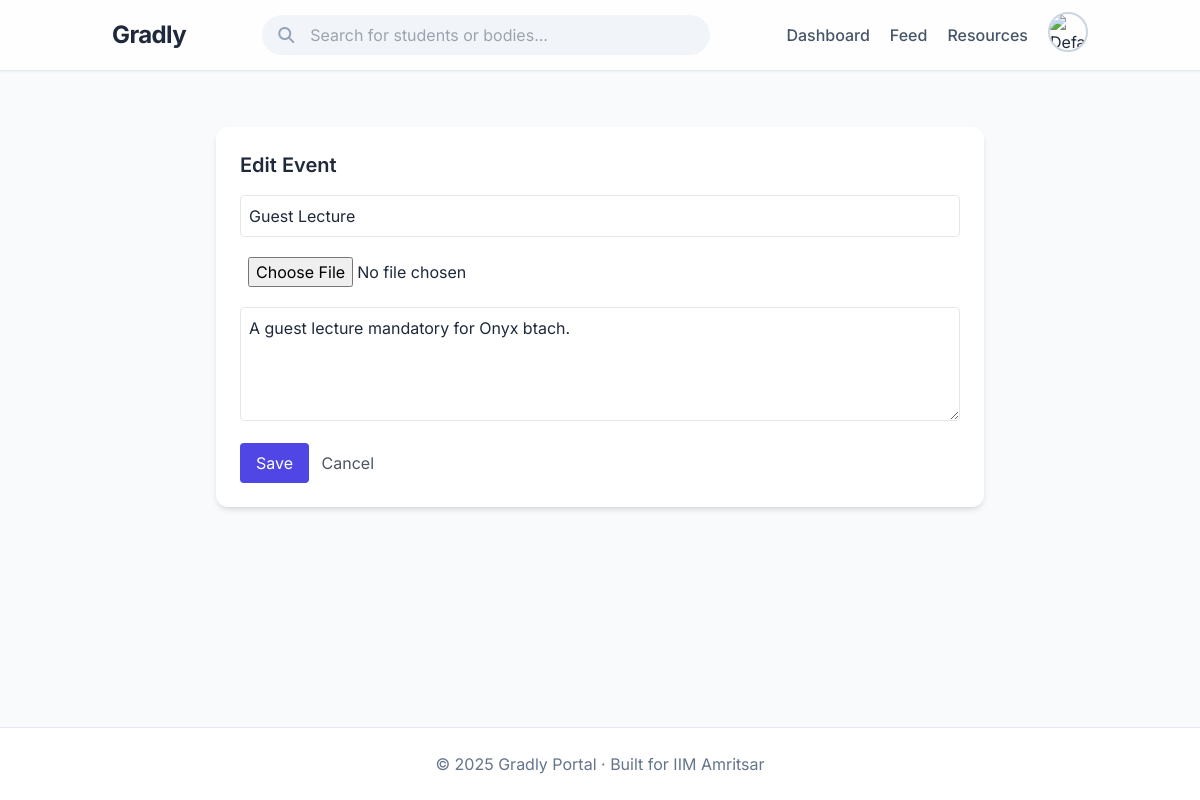
Screenshot of /body/20/event/3/edit (signed in) with the database file from the repository.
### models.py (models this page shows)
class BodyEvent(db.Model):
    id = db.Column(db.Integer, primary_key=True)
    title = db.Column(db.String(250), nullable=False)
    description = db.Column(db.Text, nullable=True)
    poster = db.Column(db.String(200), nullable=True)  # path in static/uploads/
    date = db.Column(db.DateTime, default=datetime.utcnow)
    body_id = db.Column(db.Integer, db.ForeignKey('student_body.id'), nullable=False)

### routes/studentbody.py (the view, shortened to what this page needs)
@studentbody_bp.route('/body/<int:body_id>/event/<int:event_id>/edit', methods=['GET', 'POST'])
@login_required
def edit_event(body_id, event_id):
    body = StudentBody.query.get_or_404(body_id)
    event = BodyEvent.query.get_or_404(event_id)
    if getattr(current_user, "email", None) != body.email:
        abort(403)
    return render_template('edit_body_event.html', body=body, event=event)

### app.py (called while the page is built)
@login_manager.user_loader
def load_user(user_id):
    if user_id.startswith("U_"):
        roll = user_id.split("_", 1)[1]   # keep string as-is
        return User.query.get(roll)
    elif user_id.startswith("B_"):
        body_id = user_id.split("_", 1)[1]
        return StudentBody.query.get(int(body_id))
    return None

@app.before_request
def create_tables():
    db.create_all()

### models.py (called while the page is built)
    @property
    def user_type(self):
        return "body"

### templates/edit_body_event.html (shortened to what this page needs)
{% extends "base.html" %}
{% block content %}
<div class="max-w-3xl mx-auto">
    <div class="bg-white p-6 rounded-xl shadow-md">
        <h2 class="text-xl font-semibold mb-4">Edit Event</h2>
        <form method="POST" enctype="multipart/form-data">
            <input name="title" value="{{ event.title }}" class="w-full p-2 border rounded mb-3">
            <input type="file" name="poster" class="w-full p-2 mb-3">
            <textarea name="description" rows="4" class="w-full p-2 border rounded">{{ event.description }}</textarea>
            <div class="mt-4">
                <button class="bg-indigo-600 text-white px-4 py-2 rounded">Save</button>
                <a href="{{ url_for('studentbody.body_dashboard', body_id=body.id) }}"
                    class="ml-2 text-gray-600">Cancel</a>
            </div>
        </form>
    </div>
</div>
{% endblock %}

### templates/base.html (style rules this page uses)
body { font-family: 'Inter', sans-serif; }

### rows the page displays
BodyEvent: title "Guest Lecture", description "A guest lecture mandatory for Onyx btach."
